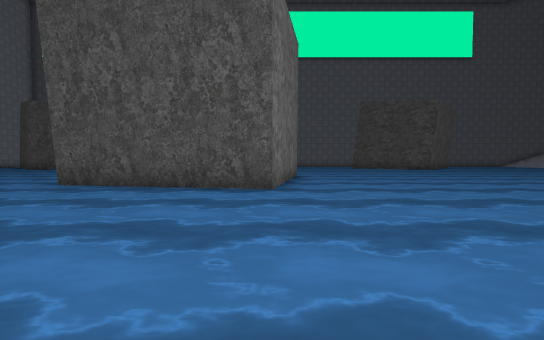
View 1 (above)

24 first-person views from a walk through a Unity game level. The camera is 1.2 m above the floor, tilts 2° down and sees 90° across. The floor is counted in squares, 2 m on a side. Each view is taken from the middle of a square. On the plan, view 1 faces up. The plan holds only what a view shows up to about 9 squares ahead; the rest is blank. The place goes on beyond the plan. Some animated figures are left out. Some surface patterns are stand-ins.

View 2
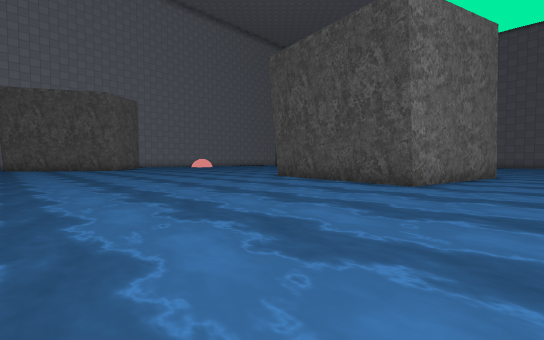

View 3
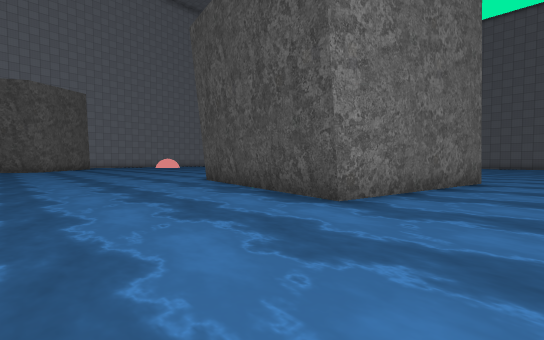

View 4
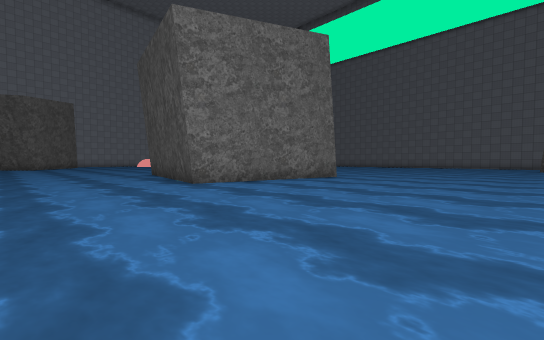

View 5
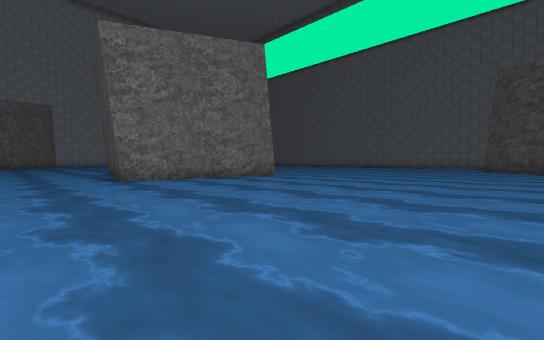

View 6
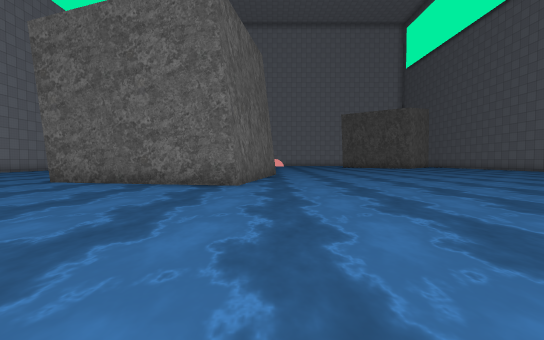

View 7
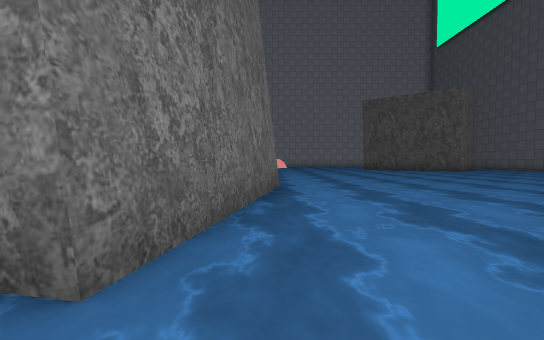

View 8
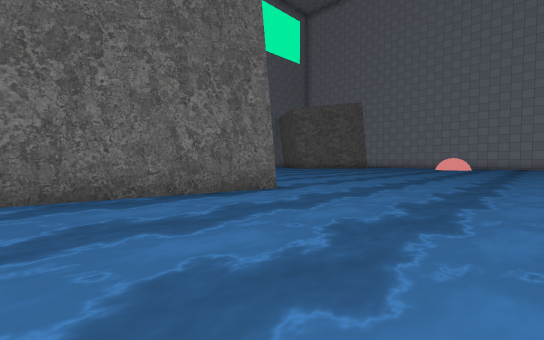

View 9
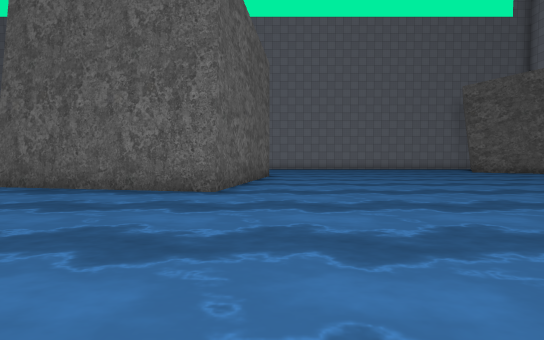

View 10
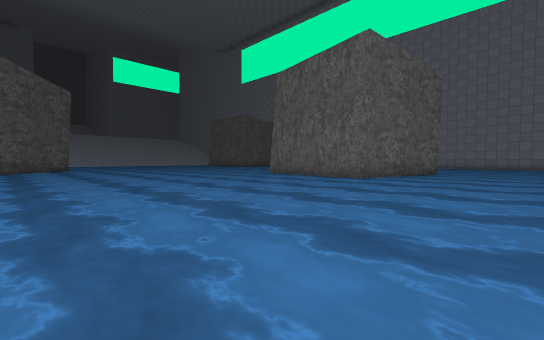

View 11
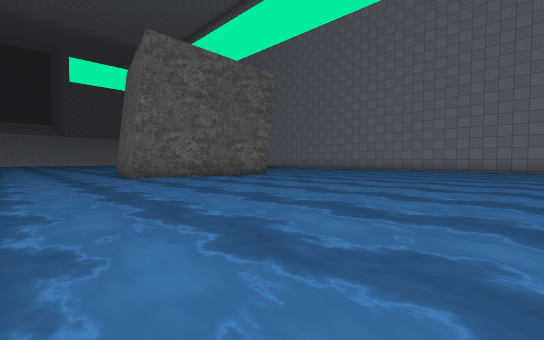

View 12
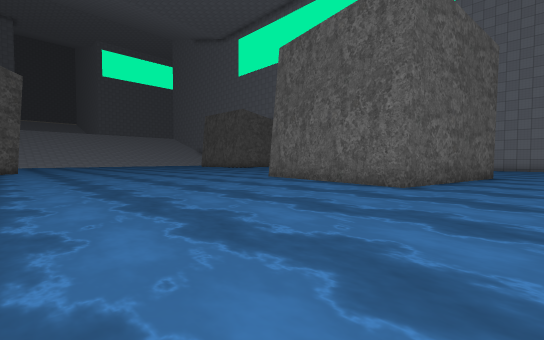

View 13
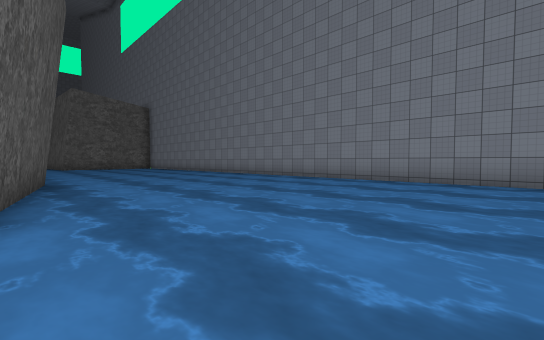

View 14
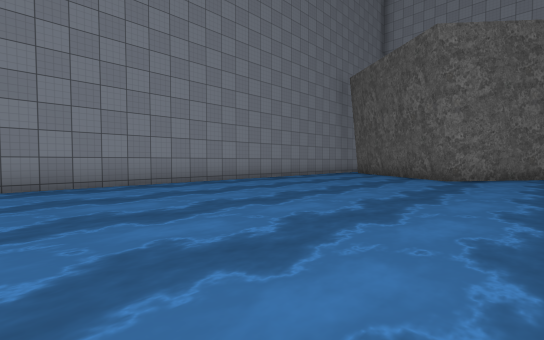

View 15
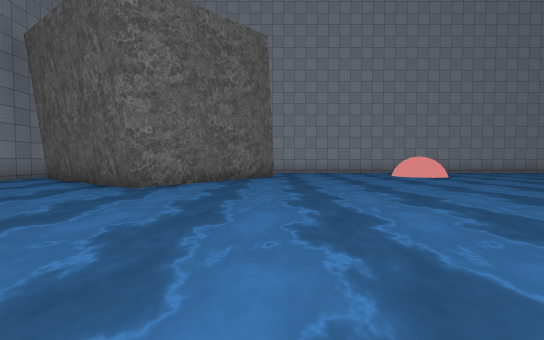

View 16
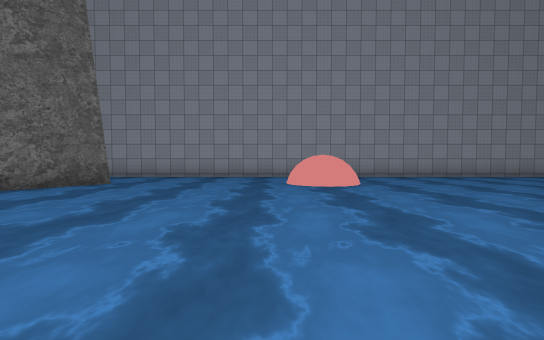

View 17
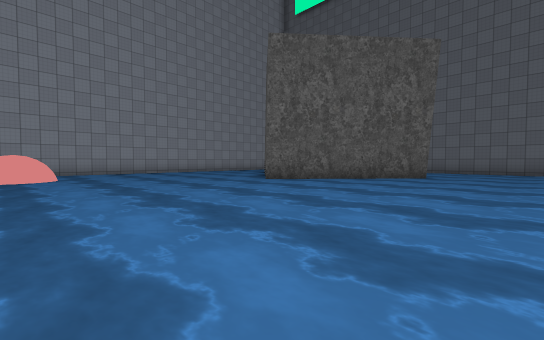

View 18
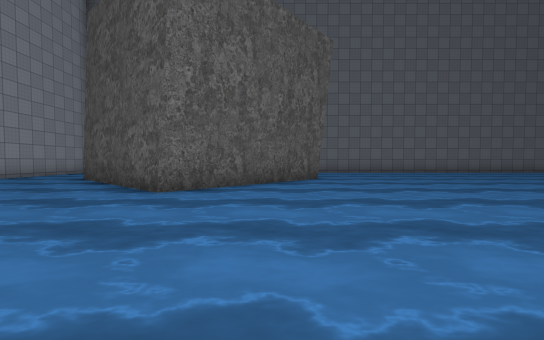

View 19
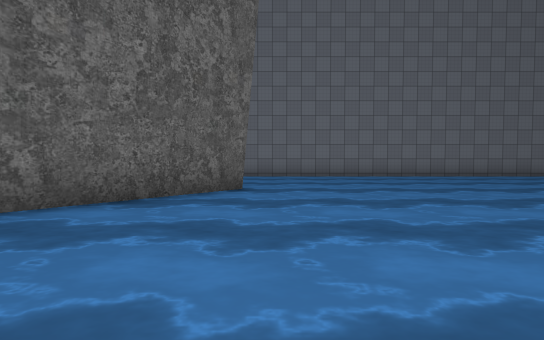

View 20
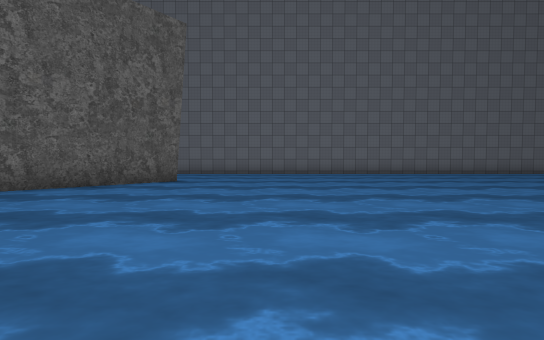

View 21
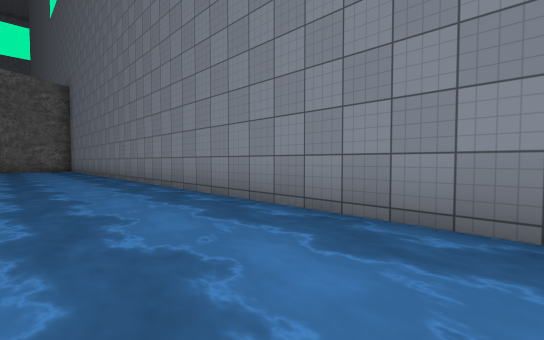

View 22
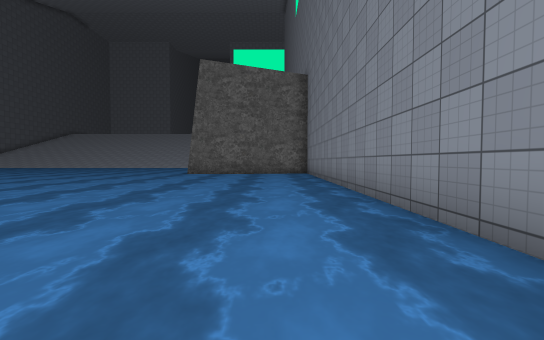

View 23
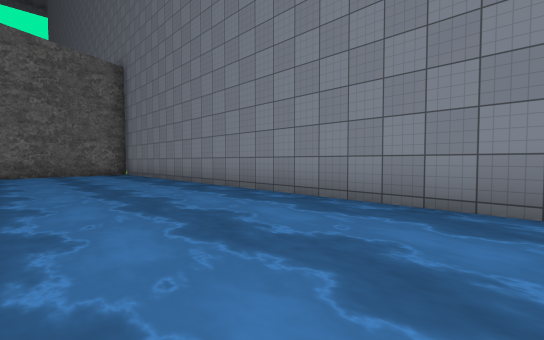

View 24
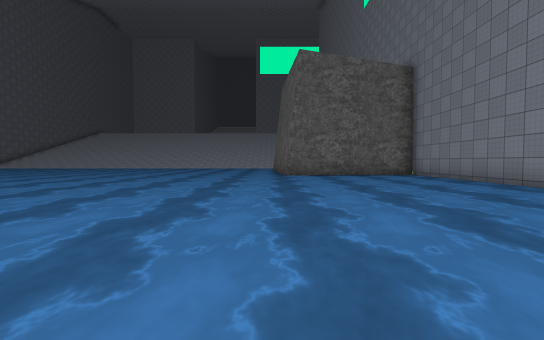

### Floor plan
Key: @ floor where view 1 was taken; # wall or solid block; . floor; ~ water the walk can cross; ≈ water the walk keeps out of; ^ raised ledge.
Columns run from 21 left of view 1 to 10 right of it. Each row starts with its distance up from view 1.
 23          ~~~~~~~~~~
 22          ~~~~~~~~~
 21 ~         ~~~~~~~~~~~
 20 ~~~##   ##~~~~~~~~~~
 19  ~~~## ##~~~~~~~~~~~~~~~~~
 18  ~~~~###~~~~~~~~~~~~~~~~~
 17  ~~~~~#~~~~~~~~~~~~~~~~~~~~~
 16  ~~~~~~~~~~~~~~~~~~~~~~~~~~
 15  ~~~~~~~~~~~~~~~~~~~~~~~~~   ~
 14  ~~~~~~~~~~~~~~~~~~~~~~~~~ ~~~
 13  ~~~~~~~~~~~~~~~~~~~~~~~~~~~~~
 12 ~ ^~~~~~~~~~~~~~~~~~~~~~~~~~~~~
 11 ~ ^^~~~~~~~~~~~~~##~~~~~~~~~~~~
 10  ~~~~~~~~~~~~~~~~#####.~~~~~~~~
  9  ~~~~~~~~~~~~~~~~#   #~~~~~~~~~
  8  ~~~~~~~~~~~~~~~~#   #~~~~~~~~~
  7  ~~~~~~~~~~~~~~~~#   #~~~~~~~~~
  6  ~≈~~~~~~~~~~~~~≈#####~~~~~~~~~
  5  ~ ##~~~~~~~~~~~~~~~~~~~~~~~~~~
  4     ##~~~~~~~~~~~~~~~~~~~~~~~~~
  3      ##~~~~~~~~~~~~~~~~~~~~~~~~
  2      ##~~~~~~~~~~~~~~~~~~~~~~~~~
  1     ##~~~~~~~~~~~~~~~~~~~~~~~~~~
  0     #~~ ~~~~~~~~~~~~~@~~~~~~~~~~
 -1     ≈~   ~~~~~~~~~~~~~~~~~~~~~~
 -2    ≈≈    #######################

Where each view was taken, in squares from view 1:
view 1: 0 up, 0 right, facing up
view 2: 1 down, 2 right, facing up-left
view 3: 2 up, 2 right, facing up-left
view 4: 2 up, 6 right, facing up-left
view 5: 3 up, 8 right, facing up-left
view 6: 11 up, 7 right, facing left
view 7: 11 up, 2 right, facing left
view 8: 15 up, 0 right, facing down-left
view 9: 16 up, 5 left, facing down
view 10: 19 up, 8 left, facing down-right
view 11: 14 up, 13 left, facing down-right
view 12: 17 up, 6 left, facing down-right
view 13: 6 up, 8 left, facing down-right
view 14: 5 up, 6 left, facing down-left
view 15: 6 up, 9 left, facing left
view 16: 10 up, 12 left, facing left
view 17: 11 up, 9 left, facing up-left
view 18: 12 up, 13 left, facing up
view 19: 15 up, 11 left, facing up
view 20: 13 up, 9 left, facing up
view 21: 1 up, 5 left, facing down-right
view 22: 0 up, 0 right, facing right
view 23: 2 up, 0 right, facing down-right
view 24: 4 up, 1 right, facing right
